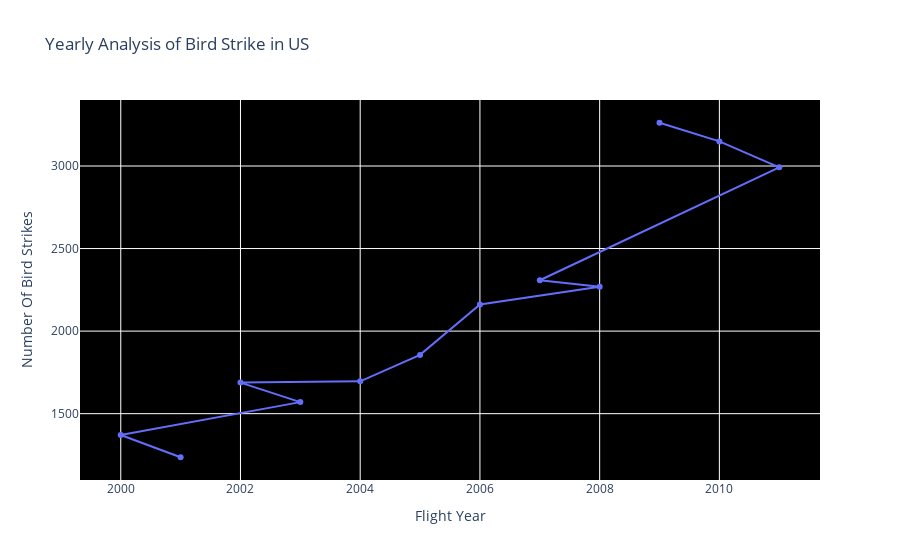

Write notebook code for a chart like this one.
### Code cell
fig=px.scatter(bird_strike,x='FlightDate',y='count',title='Yearly Analysis of Bird Strike in US')
fig.add_trace(px.line(bird_strike,x='FlightDate',y='count').data[0])
fig.update_layout(xaxis_title='Flight Year',yaxis_title='Number Of Bird Strikes',plot_bgcolor='black',
            )

iplot(fig)

### Figure 1 — Plotly figure (JSON) as saved in the notebook; plotly's stock layout.template omitted (floating-point values rounded to 4 significant figures)
{"data": [{"hovertemplate": "FlightDate=%{x}<br>count=%{y}<extra></extra>", "legendgroup": "", "marker": {"color": "#636efa", "symbol": "circle"}, "mode": "markers", "name": "", "orientation": "v", "showlegend": false, "type": "scatter", "x": [2009, 2010, 2011, 2007, 2008, 2006, 2005, 2004, 2002, 2003, 2000, 2001], "xaxis": "x", "y": [3262, 3149, 2992, 2308, 2269, 2161, 1856, 1696, 1688, 1570, 1371, 1236], "yaxis": "y"}, {"hovertemplate": "FlightDate=%{x}<br>count=%{y}<extra></extra>", "legendgroup": "", "line": {"color": "#636efa", "dash": "solid"}, "marker": {"symbol": "circle"}, "mode": "lines", "name": "", "orientation": "v", "showlegend": false, "type": "scatter", "x": [2009, 2010, 2011, 2007, 2008, 2006, 2005, 2004, 2002, 2003, 2000, 2001], "xaxis": "x", "y": [3262, 3149, 2992, 2308, 2269, 2161, 1856, 1696, 1688, 1570, 1371, 1236], "yaxis": "y"}], "layout": {"legend": {"tracegroupgap": 0}, "plot_bgcolor": "black", "title": {"text": "Yearly Analysis of Bird Strike in US"}, "xaxis": {"anchor": "y", "domain": [0, 1], "title": {"text": "Flight Year"}}, "yaxis": {"anchor": "x", "domain": [0, 1], "title": {"text": "Number Of Bird Strikes"}}}}
